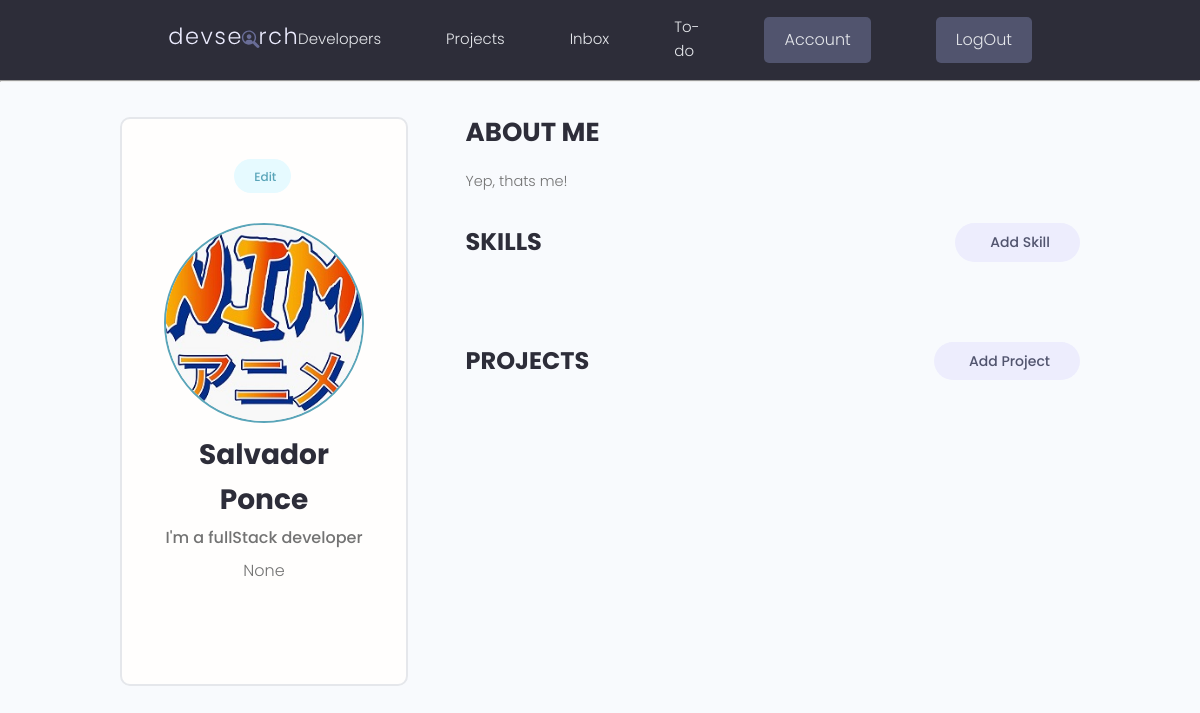
Page /account/ (signed in) on the earlier database version.
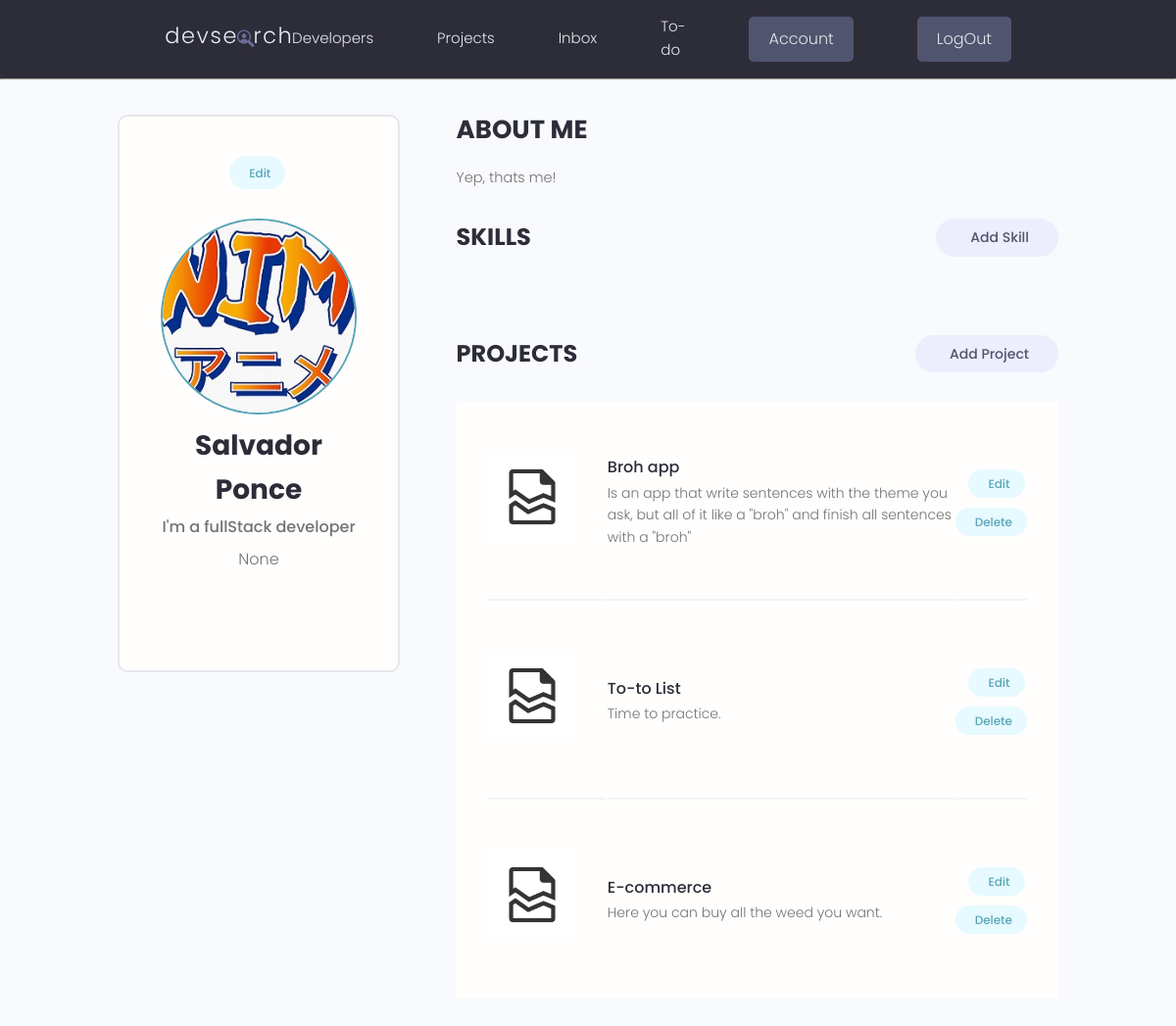
Same page on the later database version.
### users/models.py (models this page shows, shortened)
class Profile(models.Model):
    user = models.OneToOneField(User, on_delete=models.CASCADE, null=True, blank=True)
    name = models.CharField(max_length=200, blank=True, null=True)
    email = models.EmailField(max_length=500, blank=True, null=True)
    username = models.CharField(max_length=200, blank=True, null=True)
    location = models.CharField(max_length=200, blank=True, null=True)
    short_intro = models.CharField(max_length=500, blank=True, null=True)
    bio = models.TextField(blank=True, null=True)
    profile_image = models.ImageField(blank=True, null=True, upload_to='profiles/', default='profiles/user-default.png')
    social_github = models.CharField(max_length=200, blank=True, null=True)
    social_x = models.CharField(max_length=200, blank=True, null=True)
    social_linkedin = models.CharField(max_length=200, blank=True, null=True)
    social_youtube = models.CharField(max_length=200, blank=True, null=True)
    social_website = models.CharField(max_length=200, blank=True, null=True)
    created = models.DateTimeField(auto_now_add=True)
    id = models.UUIDField(default=uuid.uuid4, unique=True, primary_key=True, editable=False)

### projects/models.py (models this page shows, shortened)
class Project(models.Model): #We inherance from models. Meaning we create a officiallly a django model
    owner = models.ForeignKey(Profile, on_delete= models.SET_NULL, null=True, blank = True)
    title = models.CharField(max_length=200)
    description = models.TextField(null=True, blank=True) #null is for the db. blanck is for django.
    featured_image = models.ImageField(null=True, blank=True, default = 'file-notfound.jpg')
    demo_link = models.CharField(max_length=1200, null=True, blank=True)
    source_link = models.CharField(max_length=1200, null=True, blank=True)
    tags = models.ManyToManyField('Tag', blank=True) #Is a string because the model Tag is below this model
    vote_total = models.IntegerField(default=0)
    vote_ratio = models.IntegerField(default=0)
    created = models.DateTimeField(auto_now_add=True)
    id = models.UUIDField(default=uuid.uuid4, unique=True, primary_key=True, editable=False)
    class Meta:
        ordering = ['-created']

### users/views.py (the view)
# urls.py: path('account/', views.userAccount, name = 'account'),
@login_required(login_url='login')
def userAccount(request):
    profile = request.user.profile #This happens because is 1 to 1 relationship
    skills = profile.skill_set.all()
    projects = profile.project_set.all()
    context = {'profile': profile, 'skills': skills, 'projects': projects}
    return render(request, 'users/account.html', context)

### users/templates/users/account.html (shortened to what this page needs)
{% extends 'main.html' %}
{% block content %}
  <main class="settingsPage profile my-md">
    <div class="container">
      <div class="layout">
        <div class="column column--1of3">
          <div class="card text-center">
            <div class="card__body dev">
              <a class="tag tag--pill tag--main settings__btn" href="{% url 'edit_account' %}"> Edit</a>
              <img class="avatar avatar--xl dev__avatar" src={{profile.profile_image.url}} />
              <h2 class="dev__name">{{profile.name}}</h2>
              <p class="dev__title">{{profile.short_intro}}</p>
              <p class="dev__location">{{profile.location}}</p>
            </div>
          </div>
        </div>
        <div class="column column--2of3">
          <div class="devInfo">
            <h3 class="devInfo__title">About Me</h3>
            <p class="devInfo__about">
              {{profile.bio}}
            </p>
          </div>
          <div class="settings">
            <h3 class="settings__title">Skills</h3>
            <a class="tag tag--pill tag--sub settings__btn tag--lg" href="{% url 'create_skill' %}"> Add Skill</a>
          </div>
          <div class="settings">
            <h3 class="settings__title">Projects</h3>
            <a class="tag tag--pill tag--sub settings__btn tag--lg" href="{% url 'create-project' %}"> Add Project</a>
          </div>
          <table class="settings__table">
            {% for project in projects %}
            <tr>
              <td class="settings__thumbnail">
                <a href="{% url 'single-project' project.id %}"><img src="{{project.featured_image.url}}" alt="Project Thumbnail" /></a>
              </td>
              <td class="settings__tableInfo">
                <a href="{% url 'single-project' project.id %}">{{project.title}}</a>
                <p>
                  {{project.description}}
                </p>
              </td>
              <td class="settings__tableActions">
                <a class="tag tag--pill tag--main settings__btn" href="{% url 'update-project' project.id %}"> Edit</a>
                <a class="tag tag--pill tag--main settings__btn" href="{% url 'delete-project' project.id %}?next=/account">
                  Delete</a>
              </td>
            </tr>
            {% endfor %}
          </table>
        </div>
      </div>
    </div>
  </main>
{% endblock content %}

### templates/main.html (shortened to what this page needs)
<!DOCTYPE html>
{% load static %}
<html lang="en">
<head>
  <link rel="stylesheet" href="https://cdn.iconmonstr.com/1.3.0/css/iconmonstr-iconic-font.min.css" />
  <link rel="stylesheet" href="{% static 'uikit/styles/uikit.css' %}" />
  <link rel="stylesheet" href="{% static 'styles/app.css' %}" />
</head>
<body>
    {% include 'navbar.html' %}
    {% block content %}
    {% endblock content %}
</body>
</html>

### templates/navbar.html (shortened to what this page needs)
{% load static %}
  <header class="header">
    <div class="container container--narrow">
      <a href="{% url 'projects' %}" class="header__logo">
        <img src="{% static 'images/logo.svg' %}" alt="DevSearch Logo" />
      </a>
      <nav class="header__nav">
        <ul class="header__menu">
          <li class="header__menuItem"><a href="{% url 'profiles' %}">Developers</a></li>
          <li class="header__menuItem"><a href="{% url 'projects' %}">Projects</a></li>
          <li class="header__menuItem"><a href="">Inbox</a></li>
          {% if request.user.is_authenticated %}
          <li class="header__menuItem"><a href="{% url 'to_do' %}">To-do</a></li>
          <li class="header__menuItem"><a href="{% url 'account' %}" class="btn btn--sub">Account</a></li>
          <li class="header__menuItem"><a href="{% url 'logout' %}" class="btn btn--sub">LogOut</a></li>
          {% else %}
          <li class="header__menuItem"><a href="{% url 'login' %}" class="btn btn--sub">Login/Sign Up</a></li>
          {% endif %}
        </ul>
      </nav>
    </div>
  </header>
<hr>

### static/styles/app.css (style rules this page uses)
:root { --color-sub: #2d2d39; }
.btn--sub { background-color: var(--color-sub-light); }
.card { border: 2px solid var(--color-light); }
img { width: 100%; }
.header { position: sticky; z-index: 111; background-color: var(--color-sub); padding: 1.5rem 0; }
.header > .container { display: flex; justify-content: space-between; align-items: center; }
.header__logo > img { height: 3.8rem; }
.header__nav > ul { display: inline-flex; align-items: center; list-style: none; gap: 6.5rem; }
.header__menuItem > a { color: var(--color-light); font-weight: 300; }
.profile .card > .dev { padding: 4rem; }
.dev__avatar { display: block; margin: auto; }
.dev__name { color: var(--color-sub); font-size: 2.8rem; font-weight: 700; margin-top: 1rem; margin-bottom: 0.5rem; }
.dev__title { font-size: 1.6rem; font-weight: 500; line-height: 1.3; }
.dev__location { margin-top: 1rem; }
.devInfo { margin-bottom: 3rem; }
.devInfo__title, .devInfo__subtitle { font-size: 2.6rem; color: var(--color-sub); text-transform: uppercase; font-weight: 700; margin-bottom: 1.5rem; }
.devInfo__about, .devSkill__info { font-size: 1.45rem; line-height: 1.7; text-align: justify; }
.settingsPage .dev > .settings__btn { display: inline-block; margin-bottom: 3rem; }
.settings { display: flex; justify-content: space-between; align-items: center; }
.settings__title { font-size: 2.4rem; text-transform: uppercase; font-weight: 700; color: var(--color-sub); }
.settings__table { margin-top: 3rem; margin-bottom: 5rem; padding: 0 3rem; background: var(--color-white); }
.settings__table tr { width: 100%; }
.settings__table tr > td { padding: 2rem 0; }
.settings__table tr:not(:last-child) td { border-bottom: 2px solid var(--color-white-light); }
.settings__thumbnail { width: 23%; min-width: 10rem; }
.settings__thumbnail img { padding-right: 3rem; height: 15rem; object-fit: contain; }
.settings__tableInfo { width: 100%; }
.settings__tableInfo h4, .settings__tableInfo a { padding-right: 1rem; width: auto; font-size: 1.6rem; font-weight: 500; color: var(--color-sub); }
.settings__tableInfo p { font-size: 1.4rem; }
.settings__tableActions { text-align: right; }

### static/uikit/app.css (style rules this page uses)
.layout { background: var(--color-main-light); }
.layout > .column, .grid > .column { color: var(--color-light); text-align: center; background: var(--color-main); }

### static/uikit/styles/modules/_variables.css (style rules this page uses)
:root { --color-main: #5aa5b9; --color-main-light: #e6faff; --color-sub: #3f4156; --color-sub-light: #51546e; --color-sub-lighter: #ededfd; --color-text: #737373; --color-gray: #8b8b8b; --color-light: #e5e7eb; --color-light-gray: #767676; --color-bg: #f8fafd; --color-white: #fffefd; --color-white-light: #f3f3f3; --color-success: #359e64; --color-success-bg: #def8e8; --color-error: #fc4b0b; --color-error-bg: #fff2ee; --font-base: 'Poppins', arial, helvetica, 'Segoe UI', roboto, ubuntu, sans-serif; --font-monospace: 'Fira Code', 'Courier New', courier, monospace; --font-regular: 300; --font-medium: 500; --font-bold: 700; --generic-shadow: 1px 1px 5px #00000010; --generic-transition: all 0.3s ease-in-out; }

### static/uikit/styles/modules/_base.css (style rules this page uses)
* { margin: 0; padding: 0; box-sizing: border-box; text-rendering: optimizeLegibility; color: inherit; font-size: inherit; }
html { font-size: 50%; }
@media only screen and (min-width: 480px) { html { font-size: 56.25%; } }
@media only screen and (min-width: 1200px) { html { font-size: 62.5%; } }
body { line-height: 1.6; font-weight: 400; font-size: 1.5rem; color: var(--color-text); background-color: var(--color-bg); min-height: 100vh; }

### static/uikit/styles/modules/_typography.css (style rules this page uses)
* { font-family: var(--font-base); }
h2 { font-size: 3.6rem; font-weight: var(--font-bold); }
h3 { font-size: 3.2rem; font-weight: var(--font-medium); }
p, span, strong { font-size: 1.6rem; color: var(--color-text); font-weight: var(--font-regular); }
a { padding-bottom: 2px; text-decoration: none; display: inline-block; color: var(--color-main); font-weight: var(--font-medium); }

### static/uikit/styles/modules/_utilities.css (style rules this page uses)
.container { width: 92%; max-width: 165rem; margin: 0 auto; box-sizing: border-box; }
.container--narrow { width: 92%; max-width: 120rem; }
@media screen and (min-width: 1000px) { .container { width: 90%; } }
@media screen and (min-width: 1000px) { .container--narrow { width: 85%; } }
@media screen and (min-width: 1200px) { .container { width: 80%; } }
@media screen and (min-width: 1200px) { .container--narrow { width: 72%; } }
.text-center { text-align: center; }
.my-md { margin: 3rem auto; }

### static/uikit/styles/modules/_avatar.css (style rules this page uses)
.avatar { border-radius: 50%; border: 2px solid var(--color-main); object-fit: cover; }
.avatar--xl { height: 20rem; width: 20rem; }

Differences in the rows shown:
now on this page (row edited): Project: featured_image (picture), title "Broh app", description "Is an app that write sentences with the theme you ask, but all of it like a \"broh\" and finish all sentences with a \"broh\""
now on this page (row edited): Project: featured_image (picture), title "To-to List", description "Time to practice."
now on this page (row edited): Project: featured_image (picture), title "E-commerce", description "Here you can buy all the weed you want."
